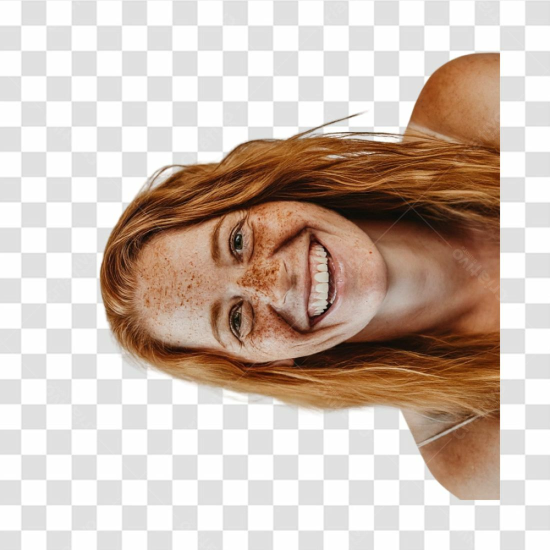
#> input picture images_teste/image_rosto_270.png, 1100 x 1100 px (shown at 1/2 size)
$ jupyter execute Meli_2.ipynb   (shell and % lines are left out)
#> lines starting #> are read from the running program, lines starting #| are printed output that depends on the picture
### Objetivo Geral
Receber uma imagem e Determinar a Orientação atual do rosto (se ele está a 0, 90, 180 ou 270 graus).

[cell 1]

import cv2
import numpy as np
import matplotlib.pyplot as plt
# Imagem de entrada
input_image = 'images_teste/image_rosto_270.png'

templates = {                      #
    0:   'images_template/png-clipart-faces-faces_0.png',
    90:  'images_template/png-clipart-faces-faces_90.png',
    180: 'images_template/png-clipart-faces-faces_180.png',
    270: 'images_template/png-clipart-faces-faces_270.png'
}

# Carrega a imagem de entrada
img_bgr = cv2.imread(input_image)
#> img_bgr is the input picture: shape (1100, 1100, 3); mean B, G, R 177.2, 188.4, 205.2

# Prossegue apenas se a imagem foi carregada
if img_bgr is not None:
    # Converte a imagem para escala de cinza e obtém suas dimensões
    img_gray = cv2.cvtColor(img_bgr, cv2.COLOR_BGR2GRAY)
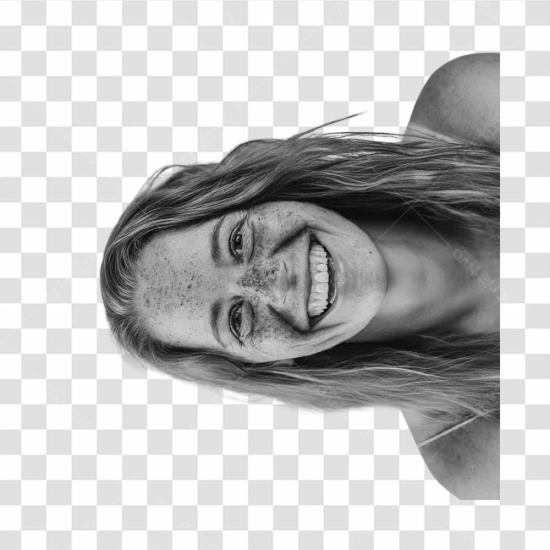
#> img_gray: shape (1100, 1100) (shown at 1/2 size); min 2, max 255, mean 192.2
    img_h, img_w = img_gray.shape[:2]
#> img_h = 1100; img_w = 1100

    # Inicializa variáveis para guardar o melhor resultado encontrado
    best_orientation = None
    highest_score = -1.0  # Score inicial inválido (TM_CCOEFF_NORMED vai de -1 a 1)
    best_location = None
    best_template_dims = None

    # Itera sobre cada template definido
    for orientation, template_path in templates.items():
        # Carrega a imagem do template
        template_bgr = cv2.imread(template_path)
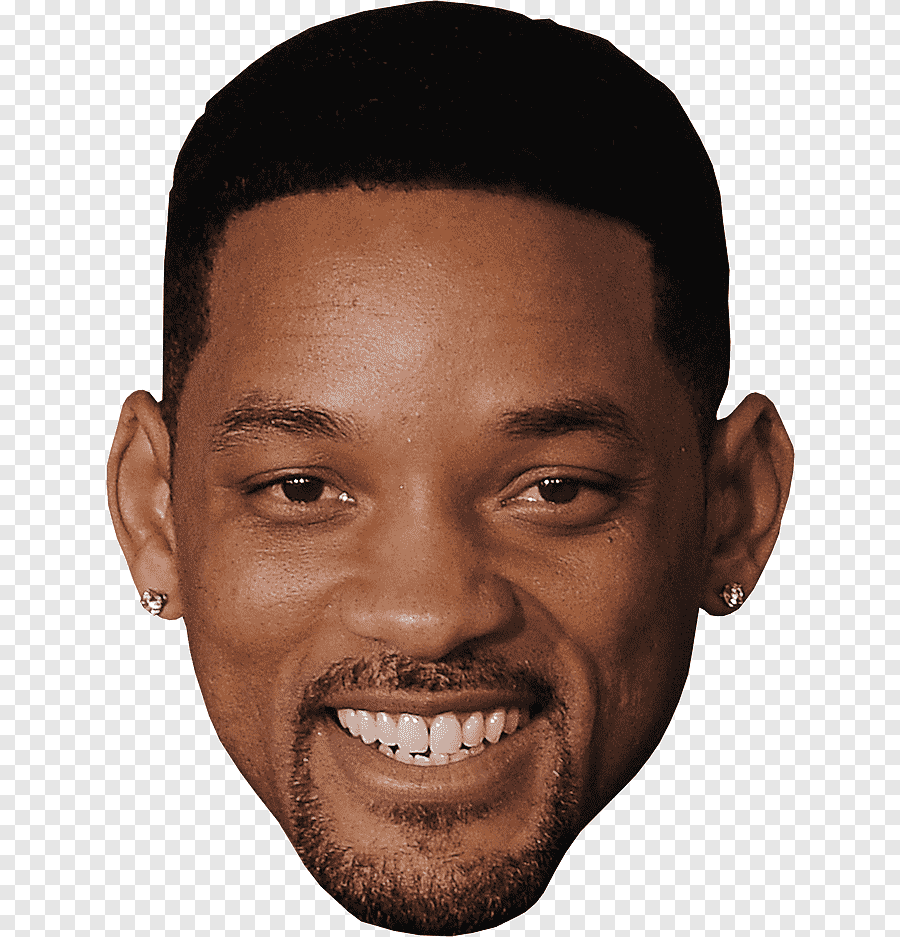
#> input picture images_template/png-clipart-faces-faces_0.png, 900 x 937 px
#> template_bgr is the input picture: shape (937, 900, 3); mean B, G, R 137.4, 145.6, 165.1

        # Pula este template se não puder ser carregado
        if template_bgr is None:
            continue

        # Obtém dimensões do template
        template_h, template_w = template_bgr.shape[:2]
#> template_h = 937; template_w = 900

        # Pula este template se for maior que a imagem de entrada (regra do matchTemplate)
        if template_h > img_h or template_w > img_w:
            continue

        # Converte o template para escala de cinza
        template_gray = cv2.cvtColor(template_bgr, cv2.COLOR_BGR2GRAY)
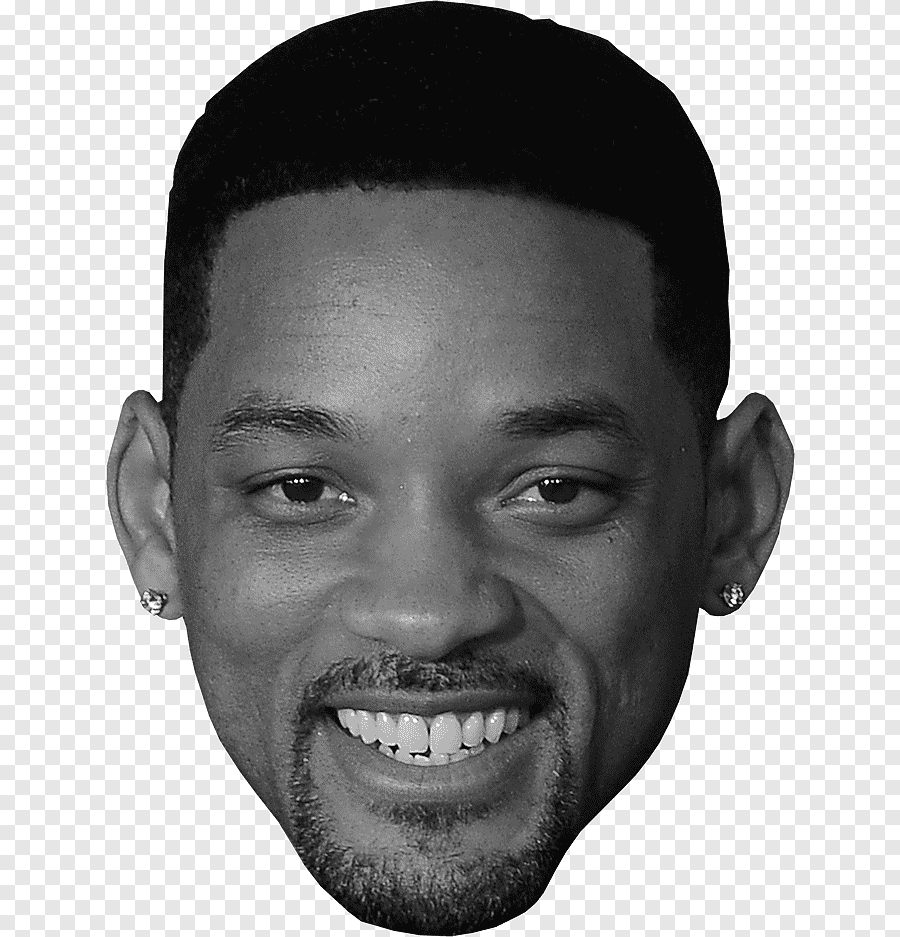
#> template_gray: shape (937, 900); min 9, max 255, mean 150.5

        # Realiza a comparação (Template Matching)
        result = cv2.matchTemplate(img_gray, template_gray, cv2.TM_CCOEFF_NORMED)
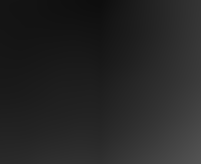
#> result: shape (164, 201) float32; min 0.055, max 0.33, mean 0.147

        # Encontra o ponto de maior similaridade (score e localização)
        min_val, max_val, min_loc, max_loc = cv2.minMaxLoc(result)
#> min_val = 0.055; max_val = 0.33; min_loc = (100, 0); max_loc = (200, 163)

        # Se o score deste template for o maior encontrado até agora, guarda seus dados
        if max_val > highest_score:
            highest_score = max_val
#> highest_score = 0.33
            best_orientation = orientation
            best_location = max_loc
#> best_location = (200, 163)
            best_template_dims = (template_w, template_h)
#> best_template_dims = (900, 937)
#> pass 2 of the loop `for orientation, template_path in templates.items():`:
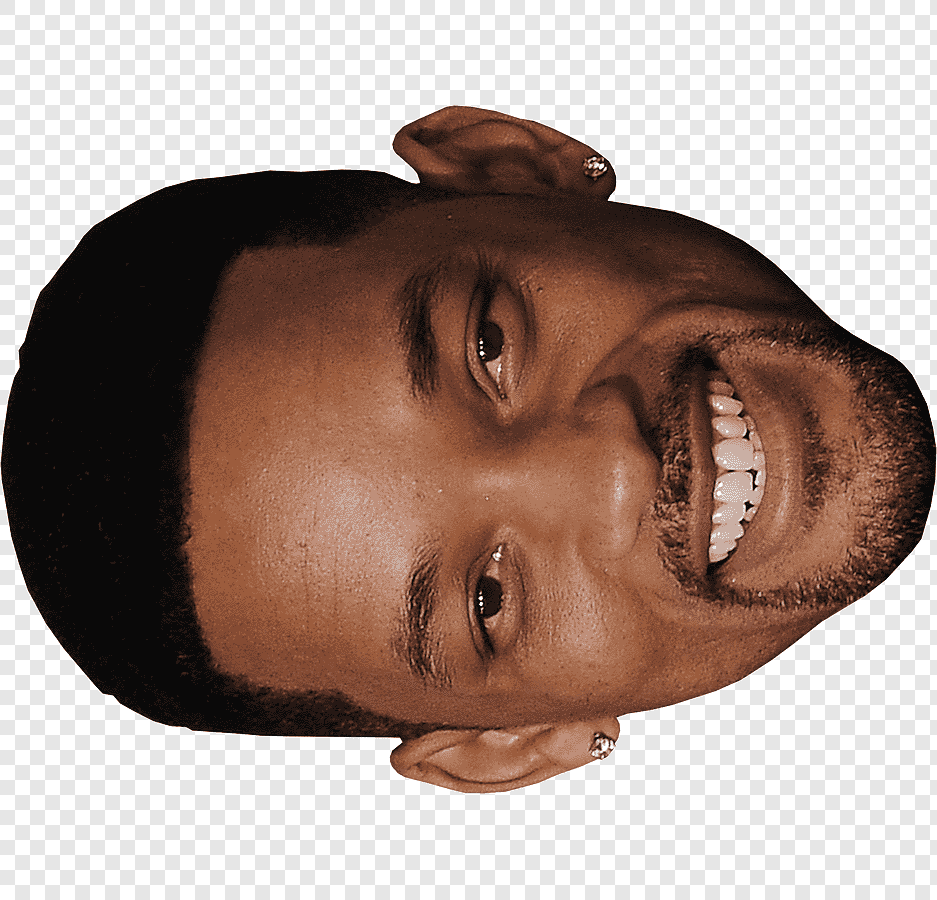
#> input picture images_template/png-clipart-faces-faces_90.png, 937 x 900 px
#> template_bgr is the input picture: shape (900, 937, 3); mean B, G, R 137.4, 145.6, 165.1
#> `template_gray = cv2.cvtColor(template_bgr, cv2.COLOR_BGR2GRAY)`:
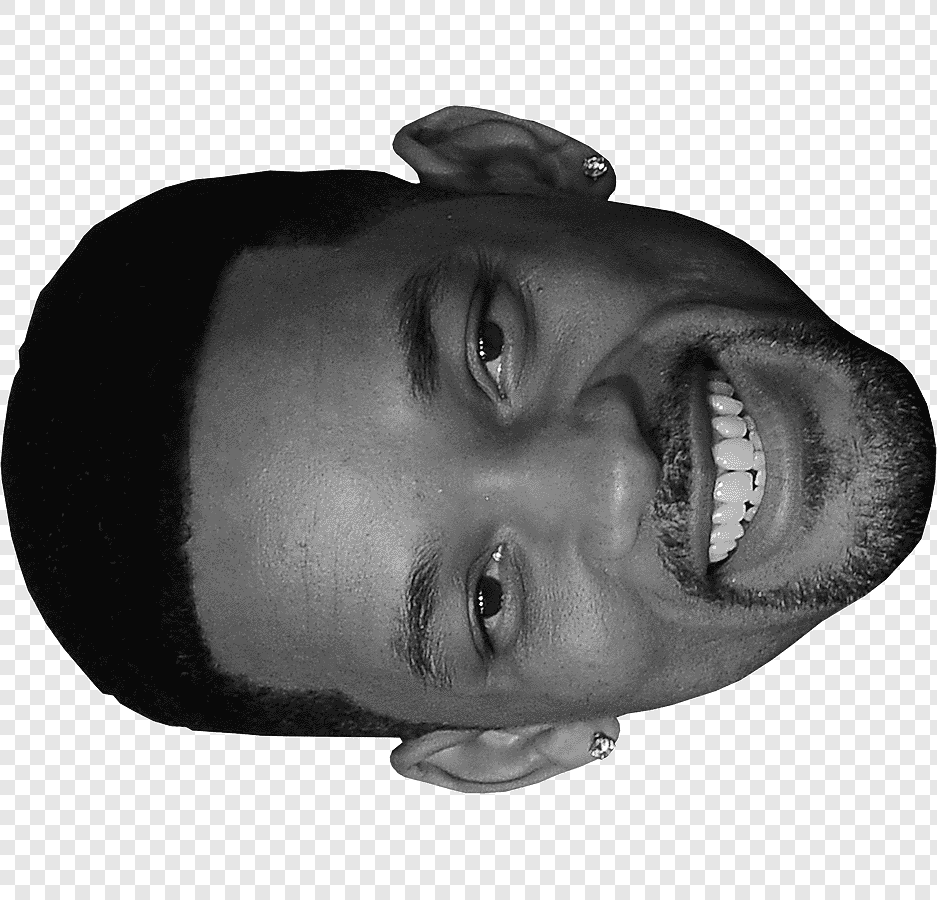
#> template_gray: shape (900, 937); min 9, max 255, mean 150.5
#> `result = cv2.matchTemplate(img_gray, template_gray, cv2.TM_CCOEFF_NORM..`:
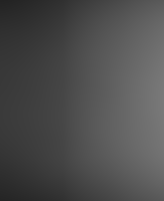
#> result: shape (201, 164) float32; min 0.138, max 0.476, mean 0.304
#> min_val = 0.138; max_val = 0.476; min_loc = (0, 0); max_loc = (163, 99)
#> highest_score = 0.476
#> best_location = (163, 99)
#> pass 3 of the loop `for orientation, template_path in templates.items():`:
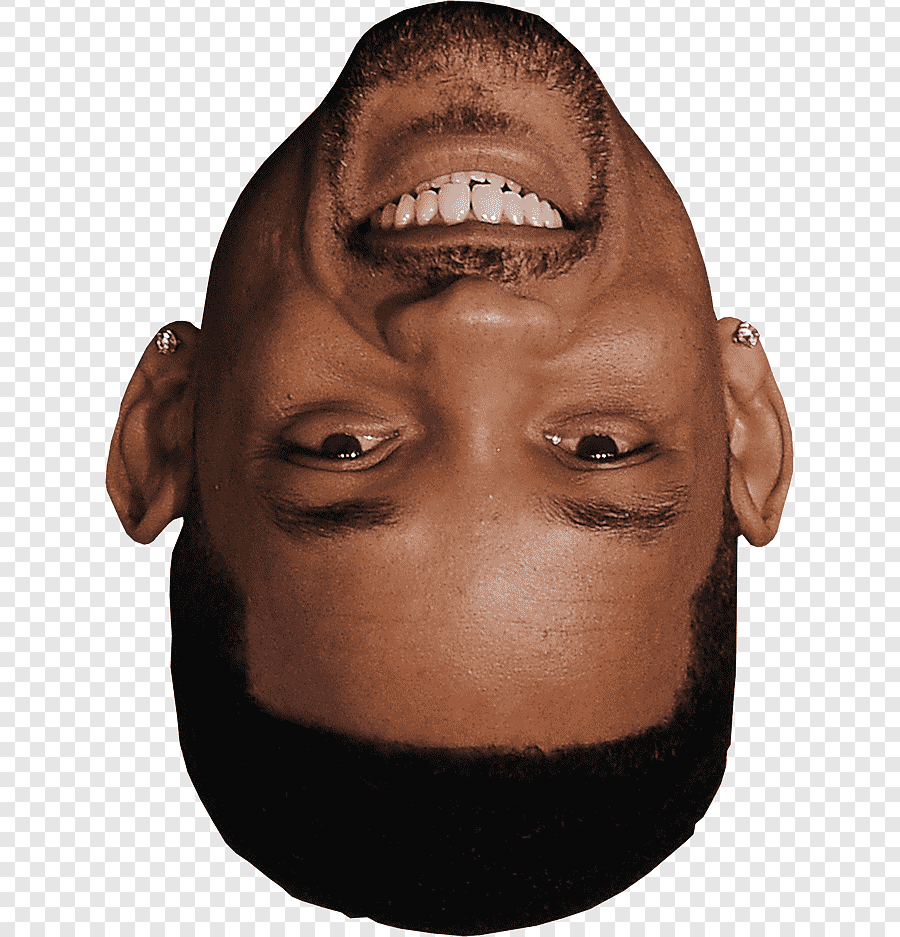
#> input picture images_template/png-clipart-faces-faces_180.png, 900 x 937 px
#> template_bgr is the input picture: shape (937, 900, 3); mean B, G, R 137.4, 145.6, 165.1
#> `template_gray = cv2.cvtColor(template_bgr, cv2.COLOR_BGR2GRAY)`:
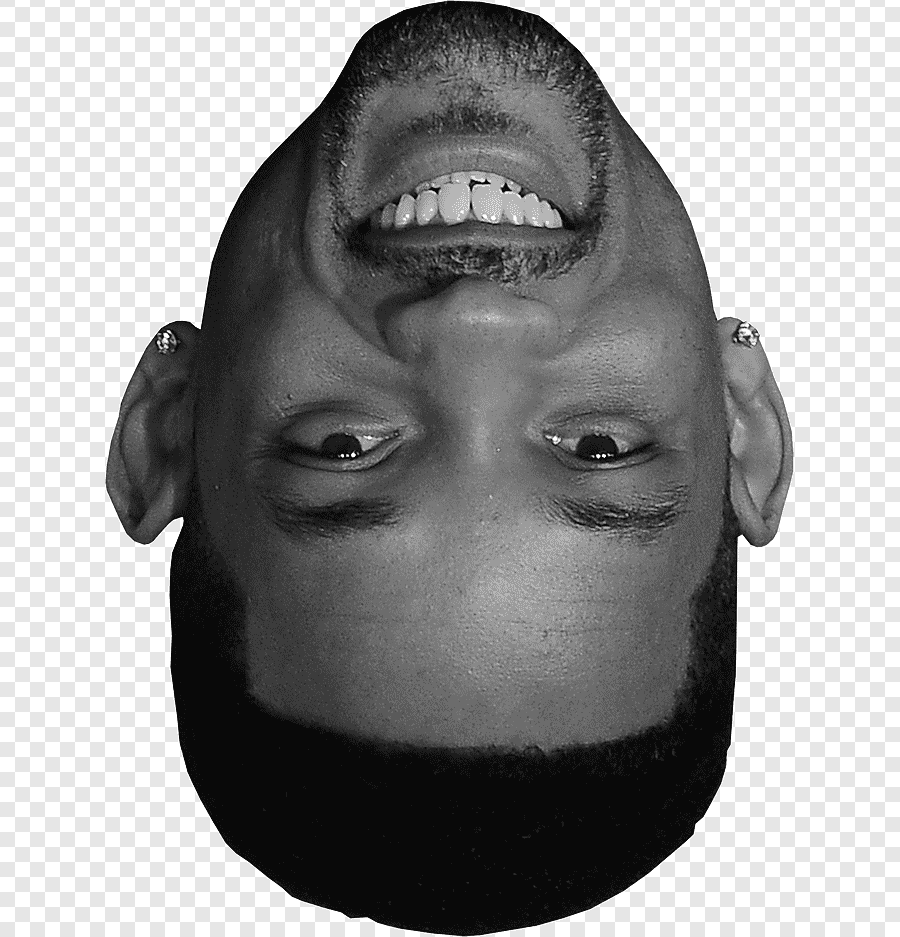
#> template_gray: shape (937, 900); min 9, max 255, mean 150.5
#> `result = cv2.matchTemplate(img_gray, template_gray, cv2.TM_CCOEFF_NORM..`:
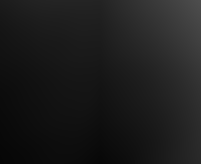
#> result: shape (164, 201) float32; min 0.0261, max 0.307, mean 0.112
#> min_val = 0.0261; max_val = 0.307; min_loc = (0, 163); max_loc = (200, 0)
#> the loop made 4 passes; the first 3 are shown

    # Após testar todos os templates, verifica se um resultado foi encontrado
    if best_orientation is not None:
        print(f"Orientação encontrada: {best_orientation}° (Score: {highest_score:.4f}) na posição {best_location}")
#| Orientação encontrada: 270° (Score: 0.5725) na posição (116, 86)

        # Desenha um retângulo e o texto da orientação na imagem original
        top_left = best_location
#> top_left = (116, 86)
        bottom_right = (top_left[0] + best_template_dims[0], top_left[1] + best_template_dims[1])
#> bottom_right = (1053, 986)
        cv2.rectangle(img_bgr, top_left, bottom_right, (0, 255, 0), 2) # Retângulo verde
        cv2.putText(img_bgr, f"{best_orientation} graus", (top_left[0], top_left[1] - 10),
                    cv2.FONT_HERSHEY_SIMPLEX, 0.7, (0, 255, 0), 2) # Texto verde
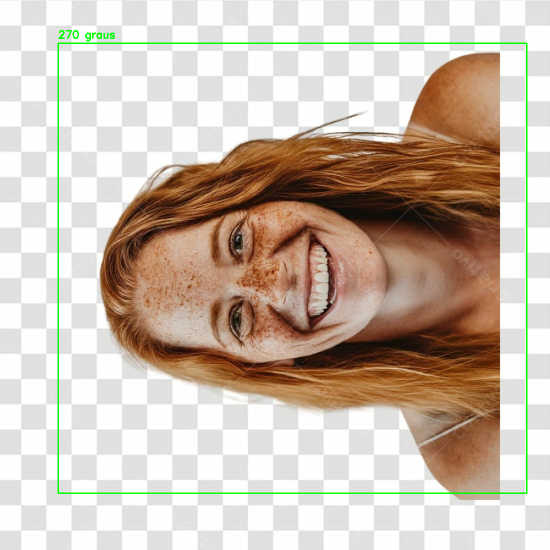
#> img_bgr: shape (1100, 1100, 3) (shown at 1/2 size); mean B, G, R 174.9, 188.6, 202.9

        # Converte a imagem de BGR (OpenCV) para RGB (Matplotlib) e a exibe
        plt.figure(figsize=(7, 7))
        plt.imshow(cv2.cvtColor(img_bgr, cv2.COLOR_BGR2RGB))
        plt.title(f"Imagem: {input_image} - Orientação: {best_orientation}°") # Adiciona título
        plt.axis('off')
        plt.show()

    else:
        print("Nenhuma orientação pôde ser determinada.")

else:
    print(f"Erro: Imagem de entrada '{input_image}' não encontrada ou inválida.")
